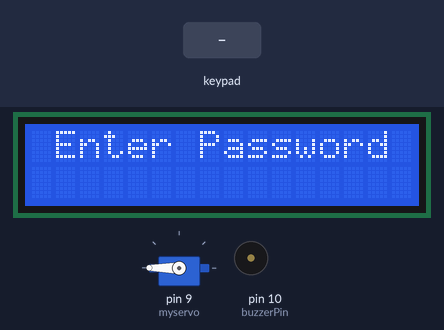
Bench run of a sketch on a simulated Arduino Uno, built with avr-gcc and run on an emulated ATmega328P. Shown: servo, 16×2 character LCD, buzzer (waves = sounding). Inputs (shaded band) come from the test bench.

Above: at 4.8 s.
4.9 s: keypad keys 7 7 7 7 7 7 pressed 0.4 s apart
At 7.8 s:
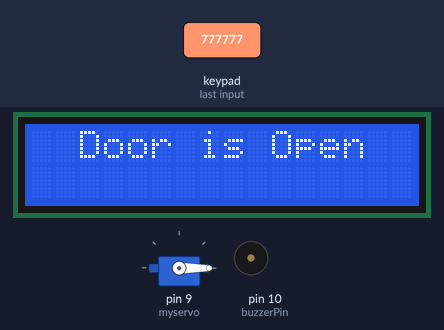
8.9 s: key '#' pressed
At 10.8 s:
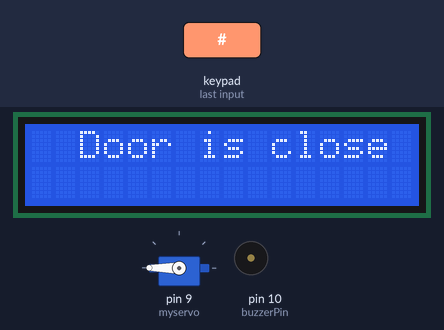
11.9 s: keypad keys 1 3 9 7 2 2 pressed 0.4 s apart
At 16.1 s:
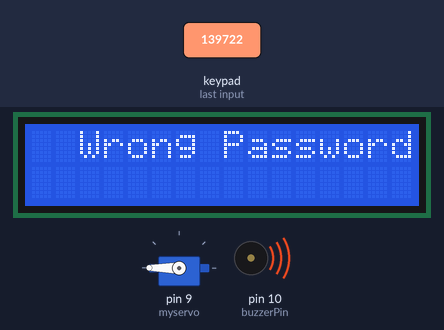
16.4 s: keypad keys 7 6 5 4 # pressed 0.4 s apart
At 19.1 s:
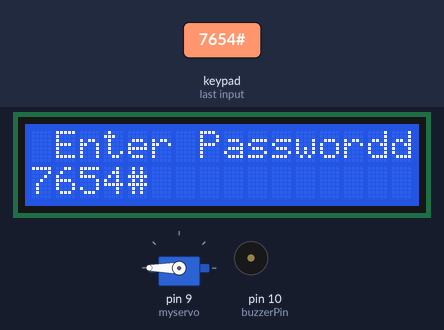
20.1 s: key '1' pressed
At 20.9 s:
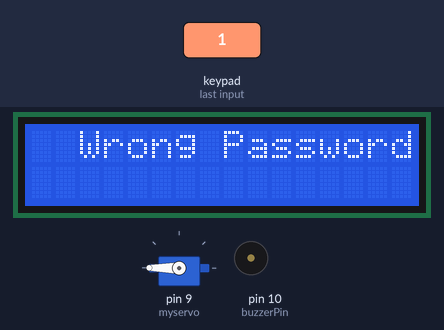
23.1 s: keypad keys 7 7 7 7 7 7 # pressed 0.4 s apart
At 25.02 s:
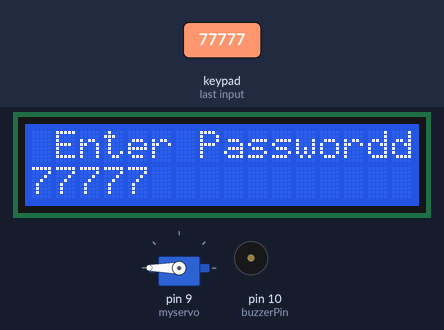
Timing chart, 0 to 27.8 s (numbered marks = the images above; inputs shaded):
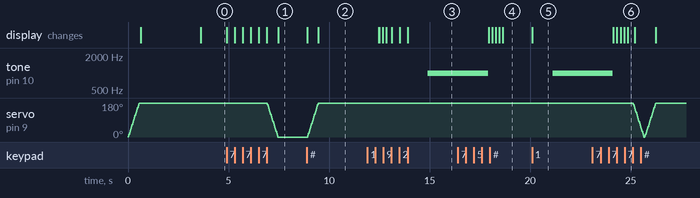

The sketch:

KeypadPassword.ino
```cpp
#include <Keypad.h>
#include <LiquidCrystal.h>
#include <Servo.h>
Servo myservo;
LiquidCrystal lcd(A0, A1, A2, A3, A4, A5);
#define Password_Lenght 7 // Give enough room for six chars + NULL char
int pos = 0;    // variable to store the servo position
char Data[Password_Lenght]; // 6 is the number of chars it can hold + the null char = 7
char Master[Password_Lenght] = "777777";//alphabets are not included,can be customised
byte data_count = 0, master_count = 0;
bool Pass_is_good;
char customKey;
const byte ROWS = 4;
const byte COLS = 3;

const int buzzerPin = 10;

char keys[ROWS][COLS] = {
  {'1', '2', '3'},
  {'4', '5', '6'},
  {'7', '8', '9'},
  {'#', '0', '#'}
};
bool door = true;
byte rowPins[ROWS] = {7, 6, 5, 4}; //connect to the row pinouts of the keypad
byte colPins[COLS] = {3, 2, 11}; //connect to the column pinouts of the keypad
Keypad customKeypad( makeKeymap(keys), rowPins, colPins, ROWS, COLS); //initialize an instance of class NewKeypad
void setup()
{
  pinMode(buzzerPin, OUTPUT);

  myservo.attach(9);
  ServoClose();
  lcd.begin(16, 2);
  lcd.print(" Arduino Door");
  lcd.setCursor(0, 1);
  lcd.print("--Lock project--");
  delay(3000);
  lcd.clear();
}
void loop()
{
  if (door == 0)
  {
    customKey = customKeypad.getKey();
    if (customKey == '#')
    {
      lcd.clear();
      ServoClose();
      lcd.print("  Door is close");
      delay(3000);
      door = 1;
    }
  }
  else Open();
}
void clearData()
{
  while (data_count != 0)
  { // This can be used for any array size,
    Data[data_count--] = 0; //clear array for new data
  }
  return;
}
void ServoOpen()
{
  for (pos = 180; pos >= 0; pos -= 5) { // goes from 0 degrees to 180 degrees
    // in steps of 1 degree
    myservo.write(pos);              // tell servo to go to position in variable 'pos'
    delay(15);                       // waits 15ms for the servo to reach the position
  }
}
void ServoClose()
{
  for (pos = 0; pos <= 180; pos += 5) { // goes from 180 degrees to 0 degrees
    myservo.write(pos);              // tell servo to go to position in variable 'pos'
    delay(15);                       // waits 15ms for the servo to reach the position
  }
}
void Open() {
  lcd.setCursor(0, 0);
  lcd.print(" Enter Password");
  customKey = customKeypad.getKey();
  if (customKey) {
    Data[data_count] = customKey;
    lcd.setCursor(data_count, 1);
    lcd.print(Data[data_count]);
    data_count++;
  }
  if (data_count == Password_Lenght - 1) {
    if (!strcmp(Data, Master)) {
      lcd.clear();
      ServoOpen();
      lcd.print("  Door is Open");
      door = 0;
    } else {
      lcd.clear();
      lcd.print("  Wrong Password");
      delay(1000);
      door = 1;

      tone(buzzerPin, 1000, 3000);  // Play a 3-second buzz sound at a frequency of 1000 Hz to indicate an incorrect password
      delay(3000);  // Wait for 3 seconds
      noTone(buzzerPin);
    }
    clearData();
  }
}
```

Measured:
- after the input at 4.9 s, servo on pin 9 (myservo): moves from 180° to 0° over 0.51 s, starting after 2.0 s; the display: first changes at once (image 1 shows a later state)
- after the input at 8.9 s, servo on pin 9 (myservo): moves from 0° to 180° over 0.51 s, starting at once; the display: first changes at once (image 2 shows a later state)
- after the input at 11.9 s, tone on pin 10 (buzzerPin): silent → 1000 Hz after 3.0 s; the display: first differs from a run without the input after 0.60 s (image 3 shows a later state)
- after the input at 16.4 s, the display: first changes after 1.5 s (image 4 shows a later state)
- after the input at 20.1 s, tone on pin 10 (buzzerPin): silent → 1000 Hz after 1.0 s; the display: changes at once (image 5)
- after the input at 23.1 s, the display: first changes after 1.0 s (image 6 shows a later state)
